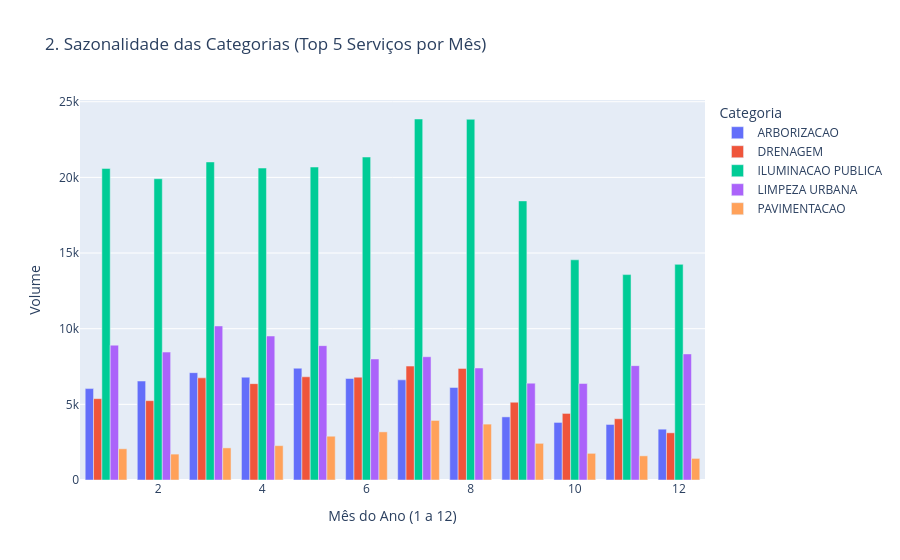

Notebook source saved alongside this figure:
### Code cell
top5_cat = df_all['GRUPOSERVICO_DESCRICAO'].value_counts().head(5).index
df_top5_cat = df_all[df_all['GRUPOSERVICO_DESCRICAO'].isin(top5_cat)]

vol_mes_cat = df_top5_cat.groupby(['Mes', 'GRUPOSERVICO_DESCRICAO']).size().reset_index(name='Volume')

fig2 = px.bar(vol_mes_cat, x='Mes', y='Volume', color='GRUPOSERVICO_DESCRICAO',
              barmode='group', title='2. Sazonalidade das Categorias (Top 5 Serviços por Mês)',
              labels={'Mes': 'Mês do Ano (1 a 12)', 'GRUPOSERVICO_DESCRICAO': 'Categoria'})
fig2.show()

### Figure 1 — Plotly figure (JSON) as saved in the notebook; plotly's stock layout.template omitted (floating-point values rounded to 4 significant figures)
{"data": [{"alignmentgroup": "True", "hovertemplate": "Categoria=ARBORIZACAO<br>Mês do Ano (1 a 12)=%{x}<br>Volume=%{y}<extra></extra>", "legendgroup": "ARBORIZACAO", "marker": {"color": "#636efa", "pattern": {"shape": ""}}, "name": "ARBORIZACAO", "offsetgroup": "ARBORIZACAO", "orientation": "v", "showlegend": true, "textposition": "auto", "type": "bar", "x": [1, 2, 3, 4, 5, 6, 7, 8, 9, 10, 11, 12], "xaxis": "x", "y": [6042, 6542, 7094, 6795, 7387, 6709, 6618, 6117, 4172, 3805, 3671, 3359], "yaxis": "y"}, {"alignmentgroup": "True", "hovertemplate": "Categoria=DRENAGEM<br>Mês do Ano (1 a 12)=%{x}<br>Volume=%{y}<extra></extra>", "legendgroup": "DRENAGEM", "marker": {"color": "#EF553B", "pattern": {"shape": ""}}, "name": "DRENAGEM", "offsetgroup": "DRENAGEM", "orientation": "v", "showlegend": true, "textposition": "auto", "type": "bar", "x": [1, 2, 3, 4, 5, 6, 7, 8, 9, 10, 11, 12], "xaxis": "x", "y": [5375, 5243, 6750, 6369, 6820, 6796, 7529, 7377, 5139, 4400, 4050, 3119], "yaxis": "y"}, {"alignmentgroup": "True", "hovertemplate": "Categoria=ILUMINACAO PUBLICA<br>Mês do Ano (1 a 12)=%{x}<br>Volume=%{y}<extra></extra>", "legendgroup": "ILUMINACAO PUBLICA", "marker": {"color": "#00cc96", "pattern": {"shape": ""}}, "name": "ILUMINACAO PUBLICA", "offsetgroup": "ILUMINACAO PUBLICA", "orientation": "v", "showlegend": true, "textposition": "auto", "type": "bar", "x": [1, 2, 3, 4, 5, 6, 7, 8, 9, 10, 11, 12], "xaxis": "x", "y": [20593, 19912, 21021, 20618, 20685, 21346, 23859, 23840, 18446, 14553, 13575, 14252], "yaxis": "y"}, {"alignmentgroup": "True", "hovertemplate": "Categoria=LIMPEZA URBANA<br>Mês do Ano (1 a 12)=%{x}<br>Volume=%{y}<extra></extra>", "legendgroup": "LIMPEZA URBANA", "marker": {"color": "#ab63fa", "pattern": {"shape": ""}}, "name": "LIMPEZA URBANA", "offsetgroup": "LIMPEZA URBANA", "orientation": "v", "showlegend": true, "textposition": "auto", "type": "bar", "x": [1, 2, 3, 4, 5, 6, 7, 8, 9, 10, 11, 12], "xaxis": "x", "y": [8911, 8455, 10181, 9517, 8880, 7998, 8147, 7403, 6400, 6376, 7558, 8332], "yaxis": "y"}, {"alignmentgroup": "True", "hovertemplate": "Categoria=PAVIMENTACAO<br>Mês do Ano (1 a 12)=%{x}<br>Volume=%{y}<extra></extra>", "legendgroup": "PAVIMENTACAO", "marker": {"color": "#FFA15A", "pattern": {"shape": ""}}, "name": "PAVIMENTACAO", "offsetgroup": "PAVIMENTACAO", "orientation": "v", "showlegend": true, "textposition": "auto", "type": "bar", "x": [1, 2, 3, 4, 5, 6, 7, 8, 9, 10, 11, 12], "xaxis": "x", "y": [2063, 1712, 2122, 2270, 2893, 3181, 3936, 3694, 2423, 1762, 1597, 1427], "yaxis": "y"}], "layout": {"barmode": "group", "legend": {"title": {"text": "Categoria"}, "tracegroupgap": 0}, "title": {"text": "2. Sazonalidade das Categorias (Top 5 Serviços por Mês)"}, "xaxis": {"anchor": "y", "domain": [0, 1], "title": {"text": "Mês do Ano (1 a 12)"}}, "yaxis": {"anchor": "x", "domain": [0, 1], "title": {"text": "Volume"}}}}
